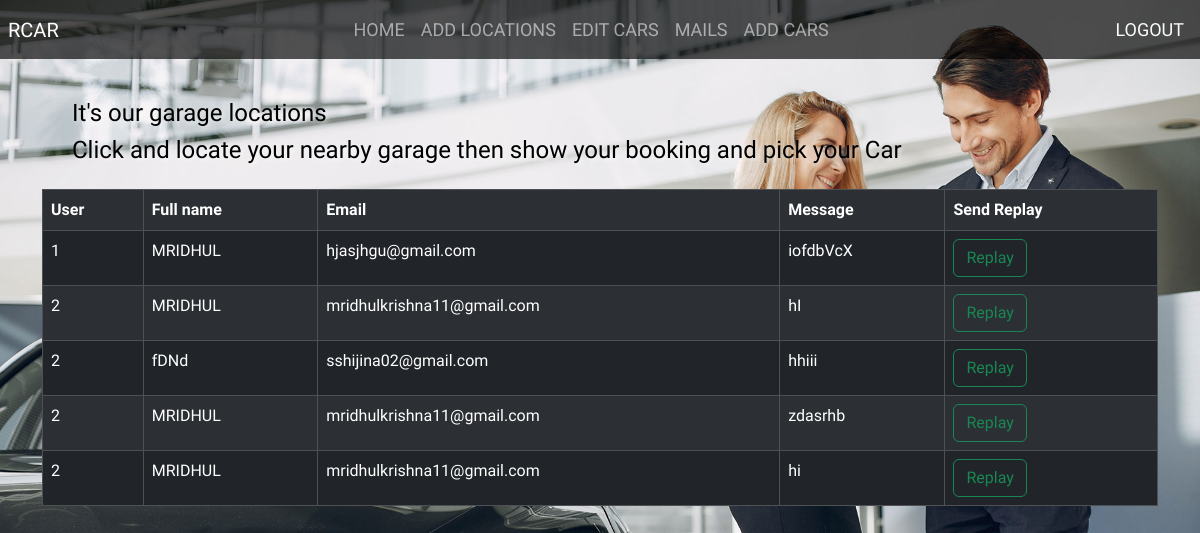
The page /mails on the database its author committed.
### wwapp/models.py (models this page shows)
class UserMessagesModel(models.Model):
    user=models.ForeignKey(User,on_delete=models.CASCADE)
    fname=models.CharField(max_length=100)
    email=models.CharField(max_length=100)
    message=models.CharField(max_length=500)

### wwapp/views.py (the view)
# urls.py: path('mails',views.UserMails.as_view(),name='mails_view'),
class UserMails(ListView):
    template_name='user_mails.html'
    model=UserMessagesModel
    context_object_name='mail'
    def get_queryset(self):
        return UserMessagesModel.objects.all()

### wwapp/context_processors.py (called while the page is built)
def booking_count(request):
    if request.user.is_authenticated:
        count=CarBooking.objects.filter(user=request.user).count()
        return{'count':count}
    else:
        return{'count':0}

### wwapp/templates/user_mails.html (shortened to what this page needs)
{% extends 'admin_panel.html' %}
{% load static %}
{% block content %}
<div style="aspect-ratio: 16/1;"></div>
<div class="container-fluid text-start ps-5 fw-bolder m-4 text-black " style="text-shadow: 2px 2px 4px rgba(255, 255, 255, 0.685);">
    <h4 class="">It's our garage locations</h4>
    <h4 class="">Click and locate your nearby garage then show your booking and pick your Car</h4>
</div>
<div class="container">
    <table class="bg-light text-start mx-auto table table-responsive-lg table-dark table-striped table-bordered   ">
        <tr class="fw-bold">
            <th>User</th>
            <th>Full name</th>
            <th>Email</th>
            <th>Message</th>
            <th>Send Replay</th>
        </tr>
        {% for i in mail %}
        <tr>
            <td>{{i.user.id}}</td>
            <td>{{i.fname}}</td>
            <td>{{i.email}}</td>
            <td>{{i.message}}</td>
            <td><a href="{% url 'admin_replay' i.id %}" class="btn btn-outline-success ">Replay</a></td>
        </tr>
        {% endfor %}
    </table>
</div>
{% endblock content%}

### rows shown on the page
UserMessagesModel: user.id "1", fname "MRIDHUL", email "hjasjhgu@gmail.com", message "iofdbVcX"
UserMessagesModel: user.id "2", fname "MRIDHUL", email "mridhulkrishna11@gmail.com", message "hI"
UserMessagesModel: user.id "2", fname "fDNd", email "sshijina02@gmail.com", message "hhiii"
UserMessagesModel: user.id "2", fname "MRIDHUL", email "mridhulkrishna11@gmail.com", message "zdasrhb"
UserMessagesModel: user.id "2", fname "MRIDHUL", email "mridhulkrishna11@gmail.com", message "hi"
